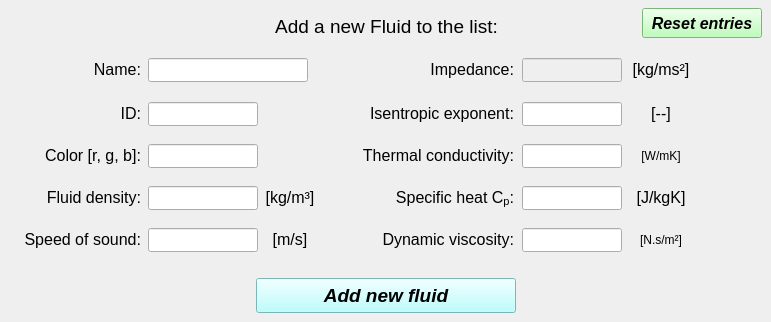
    <widget class="QWidget" name="tab_add_fluid">
     <attribute name="title">
      <string>Add</string>
     </attribute>
     <widget class="QLineEdit" name="lineEdit_color">
      <property name="geometry">
       <rect>
        <x>148</x>
        <y>144</y>
        <width>110</width>
        <height>24</height>
       </rect>
      </property>
      <property name="minimumSize">
       <size>
        <width>110</width>
        <height>24</height>
       </size>
      </property>
      <property name="maximumSize">
       <size>
        <width>110</width>
        <height>24</height>
       </size>
      </property>
      <property name="font">
       <font>
        <family>Arial</family>
        <pointsize>11</pointsize>
        <weight>75</weight>
        <italic>false</italic>
        <bold>true</bold>
       </font>
      </property>
      <property name="text">
       <string/>
      </property>
      <property name="alignment">
       <set>Qt::AlignCenter</set>
      </property>
     </widget>
     <widget class="QLineEdit" name="lineEdit_id">
      <property name="geometry">
       <rect>
        <x>148</x>
        <y>102</y>
        <width>110</width>
        <height>24</height>
       </rect>
      </property>
      <property name="minimumSize">
       <size>
        <width>110</width>
        <height>24</height>
       </size>
      </property>
      <property name="maximumSize">
       <size>
        <width>110</width>
        <height>24</height>
       </size>
      </property>
      <property name="font">
       <font>
        <family>Arial</family>
        <pointsize>11</pointsize>
        <weight>75</weight>
        <italic>false</italic>
        <bold>true</bold>
       </font>
      </property>
      <property name="text">
       <string/>
      </property>
      <property name="alignment">
       <set>Qt::AlignCenter</set>
      </property>
     </widget>
     <widget class="QLabel" name="YoungMod_label">
      <property name="geometry">
       <rect>
        <x>6</x>
        <y>228</y>
        <width>135</width>
        <height>24</height>
       </rect>
      </property>
      <property name="minimumSize">
       <size>
        <width>135</width>
        <height>24</height>
       </size>
      </property>
      <property name="maximumSize">
       <size>
        <width>135</width>
        <height>24</height>
       </size>
      </property>
      <property name="font">
       <font>
        <italic>false</italic>
       </font>
      </property>
      <property name="text">
       <string>&lt;html&gt;&lt;head/&gt;&lt;body&gt;&lt;p align=&quot;right&quot;&gt;&lt;span style=&quot; font-size:12pt;&quot;&gt;Speed of sound:&lt;/span&gt;&lt;/p&gt;&lt;/body&gt;&lt;/html&gt;</string>
      </property>
      <property name="alignment">
       <set>Qt::AlignCenter</set>
      </property>
     </widget>
     <widget class="QLineEdit" name="lineEdit_impedance">
      <property name="enabled">
       <bool>false</bool>
      </property>
      <property name="geometry">
       <rect>
        <x>522</x>
        <y>58</y>
        <width>100</width>
        <height>24</height>
       </rect>
      </property>
      <property name="minimumSize">
       <size>
        <width>100</width>
        <height>24</height>
       </size>
      </property>
      <property name="maximumSize">
       <size>
        <width>100</width>
        <height>24</height>
       </size>
      </property>
      <property name="font">
       <font>
        <family>Arial</family>
        <pointsize>11</pointsize>
        <weight>75</weight>
        <italic>false</italic>
        <bold>true</bold>
       </font>
      </property>
      <property name="alignment">
       <set>Qt::AlignCenter</set>
      </property>
     </widget>
     <widget class="QLabel" name="Name_label">
      <property name="geometry">
       <rect>
        <x>6</x>
        <y>58</y>
        <width>135</width>
        <height>24</height>
       </rect>
      </property>
      <property name="minimumSize">
       <size>
        <width>135</width>
        <height>24</height>
       </size>
      </property>
      <property name="maximumSize">
       <size>
        <width>135</width>
        <height>24</height>
       </size>
      </property>
      <property name="text">
       <string>&lt;html&gt;&lt;head/&gt;&lt;body&gt;&lt;p align=&quot;right&quot;&gt;&lt;span style=&quot; font-size:12pt; font-style:normal;&quot;&gt;Name:&lt;/span&gt;&lt;/p&gt;&lt;/body&gt;&lt;/html&gt;</string>
      </property>
      <property name="alignment">
       <set>Qt::AlignCenter</set>
      </property>
     </widget>
     <widget class="QLineEdit" name="lineEdit_fluid_density">
      <property name="geometry">
       <rect>
        <x>148</x>
        <y>186</y>
        <width>110</width>
        <height>24</height>
       </rect>
      </property>
      <property name="minimumSize">
       <size>
        <width>110</width>
        <height>24</height>
       </size>
      </property>
      <property name="maximumSize">
       <size>
        <width>110</width>
        <height>24</height>
       </size>
      </property>
      <property name="font">
       <font>
        <family>Arial</family>
        <pointsize>11</pointsize>
        <weight>75</weight>
        <italic>false</italic>
        <bold>true</bold>
       </font>
      </property>
      <property name="text">
       <string/>
      </property>
      <property name="alignment">
       <set>Qt::AlignCenter</set>
      </property>
     </widget>
     <widget class="QLineEdit" name="lineEdit_name">
      <property name="geometry">
       <rect>
        <x>148</x>
        <y>58</y>
        <width>160</width>
        <height>24</height>
       </rect>
      </property>
      <property name="minimumSize">
       <size>
        <width>160</width>
        <height>24</height>
       </size>
      </property>
      <property name="maximumSize">
       <size>
        <width>160</width>
        <height>24</height>
       </size>
      </property>
      <property name="font">
       <font>
        <family>Arial</family>
        <pointsize>11</pointsize>
        <weight>75</weight>
        <italic>false</italic>
        <bold>true</bold>
       </font>
      </property>
      <property name="text">
       <string/>
      </property>
      <property name="alignment">
       <set>Qt::AlignCenter</set>
      </property>
     </widget>
     <widget class="QLabel" name="ID_label">
      <property name="geometry">
       <rect>
        <x>6</x>
        <y>102</y>
        <width>135</width>
        <height>24</height>
       </rect>
      </property>
      <property name="minimumSize">
       <size>
        <width>135</width>
        <height>24</height>
       </size>
      </property>
      <property name="maximumSize">
       <size>
        <width>135</width>
        <height>24</height>
       </size>
      </property>
      <property name="text">
       <string>&lt;html&gt;&lt;head/&gt;&lt;body&gt;&lt;p align=&quot;right&quot;&gt;&lt;span style=&quot; font-size:12pt; font-style:normal;&quot;&gt;ID:&lt;/span&gt;&lt;/p&gt;&lt;/body&gt;&lt;/html&gt;</string>
      </property>
      <property name="alignment">
       <set>Qt::AlignCenter</set>
      </property>
     </widget>
     <widget class="QLabel" name="poisson_label">
      <property name="geometry">
       <rect>
        <x>384</x>
        <y>58</y>
        <width>130</width>
        <height>24</height>
       </rect>
      </property>
      <property name="minimumSize">
       <size>
        <width>130</width>
        <height>24</height>
       </size>
      </property>
      <property name="maximumSize">
       <size>
        <width>130</width>
        <height>24</height>
       </size>
      </property>
      <property name="text">
       <string>&lt;html&gt;&lt;head/&gt;&lt;body&gt;&lt;p align=&quot;right&quot;&gt;&lt;span style=&quot; font-size:12pt; font-style:normal;&quot;&gt;Impedance:&lt;/span&gt;&lt;/p&gt;&lt;/body&gt;&lt;/html&gt;</string>
      </property>
     </widget>
     <widget class="QLineEdit" name="lineEdit_speed_of_sound">
      <property name="geometry">
       <rect>
        <x>148</x>
        <y>228</y>
        <width>110</width>
        <height>24</height>
       </rect>
      </property>
      <property name="minimumSize">
       <size>
        <width>110</width>
        <height>24</height>
       </size>
      </property>
      <property name="maximumSize">
       <size>
        <width>110</width>
        <height>24</height>
       </size>
      </property>
      <property name="font">
       <font>
        <family>Arial</family>
        <pointsize>11</pointsize>
        <weight>75</weight>
        <italic>false</italic>
        <bold>true</bold>
       </font>
      </property>
      <property name="text">
       <string/>
      </property>
      <property name="alignment">
       <set>Qt::AlignCenter</set>
      </property>
     </widget>
     <widget class="QLabel" name="density_label">
      <property name="geometry">
       <rect>
        <x>6</x>
        <y>186</y>
        <width>135</width>
        <height>24</height>
       </rect>
      </property>
      <property name="minimumSize">
       <size>
        <width>135</width>
        <height>24</height>
       </size>
      </property>
      <property name="maximumSize">
       <size>
        <width>135</width>
        <height>24</height>
       </size>
      </property>
      <property name="text">
       <string>&lt;html&gt;&lt;head/&gt;&lt;body&gt;&lt;p align=&quot;right&quot;&gt;&lt;span style=&quot; font-size:12pt; font-style:normal;&quot;&gt;Fluid density:&lt;/span&gt;&lt;/p&gt;&lt;/body&gt;&lt;/html&gt;</string>
      </property>
      <property name="alignment">
       <set>Qt::AlignCenter</set>
      </property>
     </widget>
     <widget class="QPushButton" name="pushButton_confirm_add_fluid">
      <property name="enabled">
       <bool>true</bool>
      </property>
      <property name="geometry">
       <rect>
        <x>256</x>
        <y>278</y>
        <width>260</width>
        <height>35</height>
       </rect>
      </property>
      <property name="minimumSize">
       <size>
        <width>260</width>
        <height>35</height>
       </size>
      </property>
      <property name="maximumSize">
       <size>
        <width>260</width>
        <height>35</height>
       </size>
      </property>
      <property name="font">
       <font>
        <family>Arial</family>
        <pointsize>14</pointsize>
        <weight>75</weight>
        <italic>true</italic>
        <bold>true</bold>
        <stylestrategy>PreferDefault</stylestrategy>
       </font>
      </property>
      <property name="cursor">
       <cursorShape>ArrowCursor</cursorShape>
      </property>
      <property name="layoutDirection">
       <enum>Qt::LeftToRight</enum>
      </property>
      <property name="autoFillBackground">
       <bool>false</bool>
      </property>
      <property name="styleSheet">
       <string notr="true">background-color: rgb(170, 255, 255);</string>
      </property>
      <property name="text">
       <string>Add new fluid</string>
      </property>
      <property name="shortcut">
       <string>Shift+A</string>
      </property>
      <property name="checkable">
       <bool>false</bool>
      </property>
      <property name="autoDefault">
       <bool>true</bool>
      </property>
      <property name="default">
       <bool>false</bool>
      </property>
      <property name="flat">
       <bool>false</bool>
      </property>
     </widget>
     <widget class="QLabel" name="Add_new_mat_label">
      <property name="geometry">
       <rect>
        <x>230</x>
        <y>12</y>
        <width>313</width>
        <height>30</height>
       </rect>
      </property>
      <property name="minimumSize">
       <size>
        <width>313</width>
        <height>30</height>
       </size>
      </property>
      <property name="maximumSize">
       <size>
        <width>313</width>
        <height>30</height>
       </size>
      </property>
      <property name="font">
       <font>
        <pointsize>11</pointsize>
       </font>
      </property>
      <property name="text">
       <string>&lt;html&gt;&lt;head/&gt;&lt;body&gt;&lt;p align=&quot;center&quot;&gt;&lt;span style=&quot; font-size:14pt; font-style:normal;&quot;&gt;Add a new Fluid to the list:&lt;/span&gt;&lt;/p&gt;&lt;/body&gt;&lt;/html&gt;</string>
      </property>
      <property name="textFormat">
       <enum>Qt::AutoText</enum>
      </property>
      <property name="alignment">
       <set>Qt::AlignCenter</set>
      </property>
     </widget>
     <widget class="QLineEdit" name="lineEdit_dynamic_viscosity">
      <property name="geometry">
       <rect>
        <x>522</x>
        <y>228</y>
        <width>100</width>
        <height>24</height>
       </rect>
      </property>
      <property name="minimumSize">
       <size>
        <width>100</width>
        <height>24</height>
       </size>
      </property>
      <property name="maximumSize">
       <size>
        <width>100</width>
        <height>24</height>
       </size>
      </property>
      <property name="font">
       <font>
        <family>Arial</family>
        <pointsize>11</pointsize>
        <weight>75</weight>
        <italic>false</italic>
        <bold>true</bold>
       </font>
      </property>
      <property name="alignment">
       <set>Qt::AlignCenter</set>
      </property>
     </widget>
     <widget class="QLabel" name="color_label_2">
      <property name="geometry">
       <rect>
        <x>6</x>
        <y>144</y>
        <width>135</width>
        <height>24</height>
       </rect>
      </property>
      <property name="minimumSize">
       <size>
        <width>135</width>
        <height>24</height>
       </size>
      </property>
      <property name="maximumSize">
       <size>
        <width>135</width>
        <height>24</height>
       </size>
      </property>
      <property name="text">
       <string>&lt;html&gt;&lt;head/&gt;&lt;body&gt;&lt;p align=&quot;right&quot;&gt;&lt;span style=&quot; font-size:12pt; font-style:normal;&quot;&gt;Color [r, g, b]:&lt;/span&gt;&lt;/p&gt;&lt;/body&gt;&lt;/html&gt;</string>
      </property>
      <property name="alignment">
       <set>Qt::AlignCenter</set>
      </property>
     </widget>
     <widget class="QLabel" name="coefficient_mK">
      <property name="geometry">
       <rect>
        <x>354</x>
        <y>228</y>
        <width>160</width>
        <height>24</height>
       </rect>
      </property>
      <property name="minimumSize">
       <size>
        <width>160</width>
        <height>24</height>
       </size>
      </property>
      <property name="maximumSize">
       <size>
        <width>160</width>
        <height>24</height>
       </size>
      </property>
      <property name="text">
       <string>&lt;html&gt;&lt;head/&gt;&lt;body&gt;&lt;p align=&quot;right&quot;&gt;&lt;span style=&quot; font-size:12pt; font-style:normal;&quot;&gt;Dynamic viscosity:&lt;/span&gt;&lt;/p&gt;&lt;/body&gt;&lt;/html&gt;</string>
      </property>
     </widget>
     <widget class="QLabel" name="poisson_label_2">
      <property name="geometry">
       <rect>
        <x>628</x>
        <y>144</y>
        <width>66</width>
        <height>24</height>
       </rect>
      </property>
      <property name="minimumSize">
       <size>
        <width>66</width>
        <height>24</height>
       </size>
      </property>
      <property name="maximumSize">
       <size>
        <width>66</width>
        <height>24</height>
       </size>
      </property>
      <property name="text">
       <string>&lt;html&gt;&lt;head/&gt;&lt;body&gt;&lt;p align=&quot;center&quot;&gt;&lt;span style=&quot; font-style:normal;&quot;&gt;[W/mK]&lt;/span&gt;&lt;/p&gt;&lt;/body&gt;&lt;/html&gt;</string>
      </property>
     </widget>
     <widget class="QLabel" name="YoungMod_label_4">
      <property name="geometry">
       <rect>
        <x>344</x>
        <y>102</y>
        <width>170</width>
        <height>24</height>
       </rect>
      </property>
      <property name="minimumSize">
       <size>
        <width>170</width>
        <height>24</height>
       </size>
      </property>
      <property name="maximumSize">
       <size>
        <width>170</width>
        <height>24</height>
       </size>
      </property>
      <property name="font">
       <font>
        <italic>false</italic>
       </font>
      </property>
      <property name="text">
       <string>&lt;html&gt;&lt;head/&gt;&lt;body&gt;&lt;p align=&quot;right&quot;&gt;&lt;span style=&quot; font-size:12pt;&quot;&gt;Isentropic exponent:&lt;/span&gt;&lt;/p&gt;&lt;/body&gt;&lt;/html&gt;</string>
      </property>
     </widget>
     <widget class="QLabel" name="density_label_4">
      <property name="geometry">
       <rect>
        <x>628</x>
        <y>186</y>
        <width>66</width>
        <height>24</height>
       </rect>
      </property>
      <property name="minimumSize">
       <size>
        <width>66</width>
        <height>24</height>
       </size>
      </property>
      <property name="maximumSize">
       <size>
        <width>66</width>
        <height>24</height>
       </size>
      </property>
      <property name="text">
       <string>&lt;html&gt;&lt;head/&gt;&lt;body&gt;&lt;p align=&quot;center&quot;&gt;&lt;span style=&quot; font-size:12pt; font-style:normal;&quot;&gt;[J/kgK]&lt;/span&gt;&lt;/p&gt;&lt;/body&gt;&lt;/html&gt;</string>
      </property>
     </widget>
     <widget class="QLineEdit" name="lineEdit_thermal_conductivity">
      <property name="geometry">
       <rect>
        <x>522</x>
        <y>144</y>
        <width>100</width>
        <height>24</height>
       </rect>
      </property>
      <property name="minimumSize">
       <size>
        <width>100</width>
        <height>24</height>
       </size>
      </property>
      <property name="maximumSize">
       <size>
        <width>100</width>
        <height>24</height>
       </size>
      </property>
      <property name="font">
       <font>
        <family>Arial</family>
        <pointsize>11</pointsize>
        <weight>75</weight>
        <italic>false</italic>
        <bold>true</bold>
       </font>
      </property>
      <property name="alignment">
       <set>Qt::AlignCenter</set>
      </property>
     </widget>
     <widget class="QLineEdit" name="lineEdit_isentropic_exponent">
      <property name="geometry">
       <rect>
        <x>522</x>
        <y>102</y>
        <width>100</width>
        <height>24</height>
       </rect>
      </property>
      <property name="minimumSize">
       <size>
        <width>100</width>
        <height>24</height>
       </size>
      </property>
      <property name="maximumSize">
       <size>
        <width>100</width>
        <height>24</height>
       </size>
      </property>
      <property name="font">
       <font>
        <family>Arial</family>
        <pointsize>11</pointsize>
        <weight>75</weight>
        <italic>false</italic>
        <bold>true</bold>
       </font>
      </property>
      <property name="alignment">
       <set>Qt::AlignCenter</set>
      </property>
     </widget>
     <widget class="QLineEdit" name="lineEdit_specific_heat_Cp">
      <property name="geometry">
       <rect>
        <x>522</x>
        <y>186</y>
        <width>100</width>
        <height>24</height>
       </rect>
      </property>
      <property name="minimumSize">
       <size>
        <width>100</width>
        <height>24</height>
       </size>
      </property>
      <property name="maximumSize">
       <size>
        <width>100</width>
        <height>24</height>
       </size>
      </property>
      <property name="font">
       <font>
        <family>Arial</family>
        <pointsize>11</pointsize>
        <weight>75</weight>
        <italic>false</italic>
        <bold>true</bold>
       </font>
      </property>
      <property name="alignment">
       <set>Qt::AlignCenter</set>
      </property>
     </widget>
     <widget class="QLabel" name="coefficient_mK_7">
      <property name="geometry">
       <rect>
        <x>628</x>
        <y>228</y>
        <width>66</width>
        <height>24</height>
       </rect>
      </property>
      <property name="minimumSize">
       <size>
        <width>66</width>
        <height>24</height>
       </size>
      </property>
      <property name="maximumSize">
       <size>
        <width>66</width>
        <height>24</height>
       </size>
      </property>
      <property name="text">
       <string>&lt;html&gt;&lt;head/&gt;&lt;body&gt;&lt;p align=&quot;center&quot;&gt;&lt;span style=&quot; font-style:normal;&quot;&gt;[N.s/m²]&lt;/span&gt;&lt;/p&gt;&lt;/body&gt;&lt;/html&gt;</string>
      </property>
     </widget>
     <widget class="QLabel" name="density_label_11">
      <property name="geometry">
       <rect>
        <x>260</x>
        <y>186</y>
        <width>60</width>
        <height>24</height>
       </rect>
      </property>
      <property name="minimumSize">
       <size>
        <width>60</width>
        <height>24</height>
       </size>
      </property>
      <property name="maximumSize">
       <size>
        <width>60</width>
        <height>24</height>
       </size>
      </property>
      <property name="text">
       <string>&lt;html&gt;&lt;head/&gt;&lt;body&gt;&lt;p&gt;&lt;span style=&quot; font-size:12pt; font-style:normal;&quot;&gt;[kg/m³]&lt;/span&gt;&lt;/p&gt;&lt;/body&gt;&lt;/html&gt;</string>
      </property>
      <property name="alignment">
       <set>Qt::AlignCenter</set>
      </property>
     </widget>
     <widget class="QLabel" name="density_label_12">
      <property name="geometry">
       <rect>
        <x>260</x>
        <y>228</y>
        <width>60</width>
        <height>24</height>
       </rect>
      </property>
      <property name="minimumSize">
       <size>
        <width>60</width>
        <height>24</height>
       </size>
      </property>
      <property name="maximumSize">
       <size>
        <width>60</width>
        <height>24</height>
       </size>
      </property>
      <property name="text">
       <string>&lt;html&gt;&lt;head/&gt;&lt;body&gt;&lt;p&gt;&lt;span style=&quot; font-size:12pt; font-style:normal;&quot;&gt;[m/s]&lt;/span&gt;&lt;/p&gt;&lt;/body&gt;&lt;/html&gt;</string>
      </property>
      <property name="alignment">
       <set>Qt::AlignCenter</set>
      </property>
     </widget>
     <widget class="QLabel" name="density_label_13">
      <property name="geometry">
       <rect>
        <x>628</x>
        <y>58</y>
        <width>66</width>
        <height>24</height>
       </rect>
      </property>
      <property name="minimumSize">
       <size>
        <width>66</width>
        <height>24</height>
       </size>
      </property>
      <property name="maximumSize">
       <size>
        <width>66</width>
        <height>24</height>
       </size>
      </property>
      <property name="text">
       <string>&lt;html&gt;&lt;head/&gt;&lt;body&gt;&lt;p&gt;&lt;span style=&quot; font-size:12pt; font-style:normal;&quot;&gt;[kg/ms²]&lt;/span&gt;&lt;/p&gt;&lt;/body&gt;&lt;/html&gt;</string>
      </property>
      <property name="alignment">
       <set>Qt::AlignCenter</set>
      </property>
     </widget>
     <widget class="QLabel" name="density_label_14">
      <property name="geometry">
       <rect>
        <x>364</x>
        <y>186</y>
        <width>150</width>
        <height>24</height>
       </rect>
      </property>
      <property name="minimumSize">
       <size>
        <width>150</width>
        <height>24</height>
       </size>
      </property>
      <property name="maximumSize">
       <size>
        <width>150</width>
        <height>24</height>
       </size>
      </property>
      <property name="text">
       <string>&lt;html&gt;&lt;head/&gt;&lt;body&gt;&lt;p align=&quot;right&quot;&gt;&lt;span style=&quot; font-size:12pt; font-style:normal;&quot;&gt;Specific heat C&lt;/span&gt;&lt;span style=&quot; font-size:12pt; font-style:normal; vertical-align:sub;&quot;&gt;p&lt;/span&gt;&lt;span style=&quot; font-size:12pt; font-style:normal;&quot;&gt;:&lt;/span&gt;&lt;/p&gt;&lt;/body&gt;&lt;/html&gt;</string>
      </property>
     </widget>
     <widget class="QLabel" name="poisson_label_11">
      <property name="geometry">
       <rect>
        <x>344</x>
        <y>144</y>
        <width>170</width>
        <height>24</height>
       </rect>
      </property>
      <property name="minimumSize">
       <size>
        <width>170</width>
        <height>24</height>
       </size>
      </property>
      <property name="maximumSize">
       <size>
        <width>170</width>
        <height>24</height>
       </size>
      </property>
      <property name="text">
       <string>&lt;html&gt;&lt;head/&gt;&lt;body&gt;&lt;p align=&quot;right&quot;&gt;&lt;span style=&quot; font-size:12pt; font-style:normal;&quot;&gt;Thermal conductivity:&lt;/span&gt;&lt;/p&gt;&lt;/body&gt;&lt;/html&gt;</string>
      </property>
     </widget>
     <widget class="QLabel" name="coefficient_mK_8">
      <property name="geometry">
       <rect>
        <x>628</x>
        <y>102</y>
        <width>66</width>
        <height>24</height>
       </rect>
      </property>
      <property name="minimumSize">
       <size>
        <width>66</width>
        <height>24</height>
       </size>
      </property>
      <property name="maximumSize">
       <size>
        <width>66</width>
        <height>24</height>
       </size>
      </property>
      <property name="text">
       <string>&lt;html&gt;&lt;head/&gt;&lt;body&gt;&lt;p align=&quot;center&quot;&gt;&lt;span style=&quot; font-size:12pt; font-style:normal;&quot;&gt;[--]&lt;/span&gt;&lt;/p&gt;&lt;/body&gt;&lt;/html&gt;</string>
      </property>
     </widget>
     <widget class="QPushButton" name="pushButton_reset_entries_add_fluid">
      <property name="enabled">
       <bool>true</bool>
      </property>
      <property name="geometry">
       <rect>
        <x>642</x>
        <y>8</y>
        <width>120</width>
        <height>30</height>
       </rect>
      </property>
      <property name="minimumSize">
       <size>
        <width>120</width>
        <height>30</height>
       </size>
      </property>
      <property name="maximumSize">
       <size>
        <width>120</width>
        <height>30</height>
       </size>
      </property>
      <property name="font">
       <font>
        <family>Arial</family>
        <pointsize>12</pointsize>
        <weight>75</weight>
        <italic>true</italic>
        <bold>true</bold>
        <stylestrategy>PreferDefault</stylestrategy>
       </font>
      </property>
      <property name="cursor">
       <cursorShape>ArrowCursor</cursorShape>
      </property>
      <property name="layoutDirection">
       <enum>Qt::LeftToRight</enum>
      </property>
      <property name="autoFillBackground">
       <bool>false</bool>
      </property>
      <property name="styleSheet">
       <string notr="true">background-color: rgb(171, 255, 166);</string>
      </property>
      <property name="text">
       <string>Reset entries</string>
      </property>
      <property name="shortcut">
       <string>Shift+A</string>
      </property>
      <property name="checkable">
       <bool>false</bool>
      </property>
      <property name="autoDefault">
       <bool>true</bool>
      </property>
      <property name="default">
       <bool>false</bool>
      </property>
      <property name="flat">
       <bool>false</bool>
      </property>
     </widget>
    </widget>
